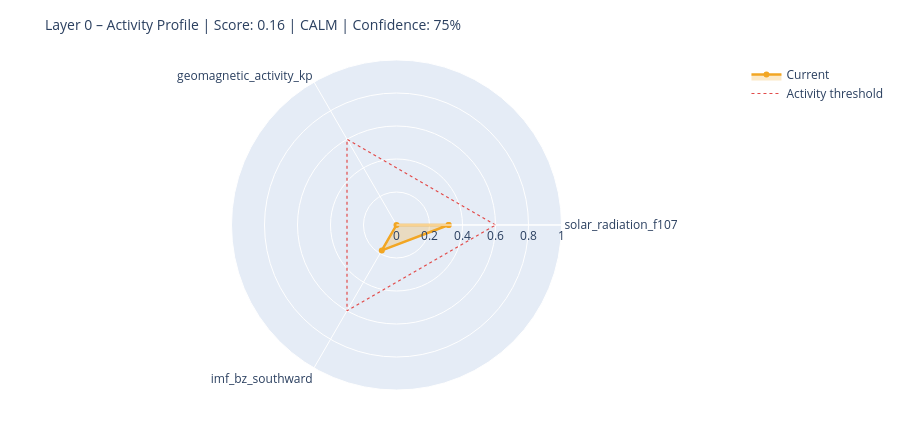

The notebook cell saved with this chart:
### Markdown cell above
---
## 6. State Assessment & Handoff to Layer 1

### Code cell
# ============================================================
# STEP 1 – Collect raw values with source modes
# Mode: 'primary' | 'fallback_3h' | 'last_valid' | 'missing'
# ============================================================

def safe_last(df, col):
    if df is None or col not in df.columns: return None
    s = df[col].dropna()
    return float(s.iloc[-1]) if not s.empty else None

f107_now = safe_last(df_f107, 'f10.7')
bz_now   = safe_last(df_mag,  'bz_gsm')
kp_now   = safe_last(df_kp,   'kp')
sw_now   = safe_last(df_sw,   'speed')

source_modes = {
    'F10.7':    'primary'  if f107_now is not None else 'missing',
    'Kp':       'primary'  if kp_now   is not None else 'missing',
    'IMF_Bz':   'primary'  if bz_now   is not None else 'missing',
    'SW_speed': 'primary'  if sw_now   is not None else 'missing',
}

# Kp Fallback – 3h endpoint
if kp_now is None:
    try:
        r = requests.get(
            'https://services.swpc.noaa.gov/json/noaa-planetary-k-index.json',
            timeout=10)
        r.raise_for_status()
        fb = pd.DataFrame(r.json())
        tc = next((c for c in fb.columns if 'time' in c.lower()), fb.columns[0])
        kc = next((c for c in fb.columns if 'kp' in c.lower() and c != tc), None)
        if kc:
            fb[kc] = fb[kc].astype(str).str.extract(r'([0-9]+(?:\.[0-9]*)?)')[0]
            fb[kc] = pd.to_numeric(fb[kc], errors='coerce')
            fb = fb[fb[kc] >= 0].dropna(subset=[kc])
            if not fb.empty:
                kp_now = float(fb[kc].iloc[-1])
                source_modes['Kp'] = 'fallback_3h'
                print(f'  Kp fallback (3h): {kp_now:.1f}')
    except Exception as e:
        print(f'  Kp fallback failed: {e}')

# Solar Wind Fallback – last valid value
if sw_now is None and df_sw is not None and 'speed' in df_sw.columns:
    s = df_sw['speed'].dropna()
    if not s.empty:
        sw_now = float(s.iloc[-1])
        source_modes['SW_speed'] = 'last_valid'
        print(f'  SW fallback (last_valid): {sw_now:.0f} km/s')

print()
print('Source modes:', source_modes)

# ============================================================
# STEP 2 – Score from available components only
# ============================================================

def norm(v, lo, hi):
    if v is None: return None
    return max(0.0, min(1.0, (v - lo) / (hi - lo)))

COMPONENTS = {
    'solar_radiation_f107':    (f107_now, norm(f107_now, 60, 250)),
    'geomagnetic_activity_kp': (kp_now,   norm(kp_now,   0,   9)),
    'imf_bz_southward':        (bz_now,   norm(-(bz_now or 0) if bz_now else None, -5, 30)
                                           if bz_now is not None else None),
    'solar_wind_speed':        (sw_now,   norm(sw_now, 300, 800)),
}

available   = {k: v[1] for k, v in COMPONENTS.items() if v[1] is not None}
unavailable = [k for k, v in COMPONENTS.items() if v[1] is None]

layer0_score = round(sum(available.values()) / len(available), 4) if available else None
confidence   = round(len(available) / len(COMPONENTS), 2)

level = ('unknown'  if layer0_score is None
         else 'calm'     if layer0_score < 0.3
         else 'moderate' if layer0_score < 0.6
         else 'active')

# ============================================================
# STEP 3 – Dominant Driver
# ============================================================

def dominant_driver(kp, f107, bz, sw):
    candidates = []
    if kp   is not None and kp   >= 4:   candidates.append(('geomagnetic',    kp / 9))
    if sw   is not None and sw   >= 500:  candidates.append(('solar_wind',     sw / 800))
    if bz   is not None and bz   <= -5:   candidates.append(('imf_southward',  abs(bz) / 30))
    if f107 is not None and f107 >= 150:  candidates.append(('solar_radiation',f107 / 250))
    return max(candidates, key=lambda x: x[1])[0] if candidates else 'none'

driver = dominant_driver(kp_now, f107_now, bz_now, sw_now)

# ============================================================
# STEP 4 – Downstream expectations
# ============================================================

def downstream_expectation(driver, score, kp, bz, f107):
    exp = {
        'magnetosphere':        'calm',
        'ionosphere':           'calm',
        'schumann_resonance':   'unchanged',
        'lithosphere_currents': 'low',
    }
    if driver == 'geomagnetic' or (kp and kp >= 5):
        exp['magnetosphere']        = 'compressed / storm'
        exp['ionosphere']           = 'elevated disturbance (TEC variability)'
        exp['schumann_resonance']   = 'elevated amplitude possible'
        exp['lithosphere_currents'] = 'elevated induction currents'
    elif driver == 'imf_southward' or (bz and bz <= -5):
        exp['magnetosphere']        = 'energy coupling active'
        exp['ionosphere']           = 'elevated electron density possible'
        exp['schumann_resonance']   = 'slight modulation possible'
    elif driver == 'solar_radiation' or (f107 and f107 >= 150):
        exp['ionosphere']           = 'elevated ionization (F-layer)'
        exp['schumann_resonance']   = 'slightly elevated background activity'
    return exp

downstream = downstream_expectation(driver, layer0_score, kp_now, bz_now, f107_now)

# ============================================================
# CONSOLE OUTPUT
# ============================================================

W = 58
print('=' * W)
print('LAYER 0 – STATE ASSESSMENT')
print('=' * W)
for name, (raw_v, score_v) in COMPONENTS.items():
    if score_v is not None:
        bar = '█' * int(score_v * 20) + '░' * (20 - int(score_v * 20))
        print(f'  {name:<35}  {bar}  {score_v:.2f}')
    else:
        print(f'  {name:<35}  {"─" * 20}  n/a')
print('-' * W)
print(f'  Score ({len(available)}/{len(COMPONENTS)} components):  {layer0_score:.3f}')
print(f'  Confidence:         {confidence:.0%}')
print(f'  Level:              {level.upper()}')
print(f'  Dominant Driver:    {driver}')

# Radar chart
cats = list(available.keys())
vals = list(available.values())
if len(cats) >= 3:
    fig = go.Figure()
    fig.add_trace(go.Scatterpolar(
        r=vals + [vals[0]], theta=cats + [cats[0]],
        fill='toself', fillcolor='rgba(242,166,35,0.25)',
        line=dict(color='#F2A623', width=2.5), name='Current'
    ))
    fig.add_trace(go.Scatterpolar(
        r=[0.6] * (len(cats) + 1), theta=cats + [cats[0]],
        line=dict(color='#E24B4A', dash='dot', width=1.2),
        mode='lines', name='Activity threshold'
    ))
    fig.update_layout(
        title=dict(text=f'Layer 0 – Activity Profile | Score: {layer0_score:.2f} | {level.upper()} | Confidence: {confidence:.0%}',
                   font=dict(size=14)),
        polar=dict(radialaxis=dict(visible=True, range=[0, 1])),
        height=430, showlegend=True,
        margin=dict(l=60, r=60, t=60, b=40)
    )
    fig.show()

### Figure 1 — Plotly figure (JSON) as saved in the notebook; plotly's stock layout.template omitted (floating-point values rounded to 4 significant figures)
{"data": [{"fill": "toself", "fillcolor": "rgba(242,166,35,0.25)", "line": {"color": "#F2A623", "width": 2.5}, "name": "Current", "r": [0.3158, 0.0, 0.178, 0.3158], "theta": ["solar_radiation_f107", "geomagnetic_activity_kp", "imf_bz_southward", "solar_radiation_f107"], "type": "scatterpolar"}, {"line": {"color": "#E24B4A", "dash": "dot", "width": 1.2}, "mode": "lines", "name": "Activity threshold", "r": [0.6, 0.6, 0.6, 0.6], "theta": ["solar_radiation_f107", "geomagnetic_activity_kp", "imf_bz_southward", "solar_radiation_f107"], "type": "scatterpolar"}], "layout": {"height": 430, "margin": {"b": 40, "l": 60, "r": 60, "t": 60}, "polar": {"radialaxis": {"range": [0, 1], "visible": true}}, "showlegend": true, "title": {"font": {"size": 14}, "text": "Layer 0 – Activity Profile | Score: 0.16 | CALM | Confidence: 75%"}}}
